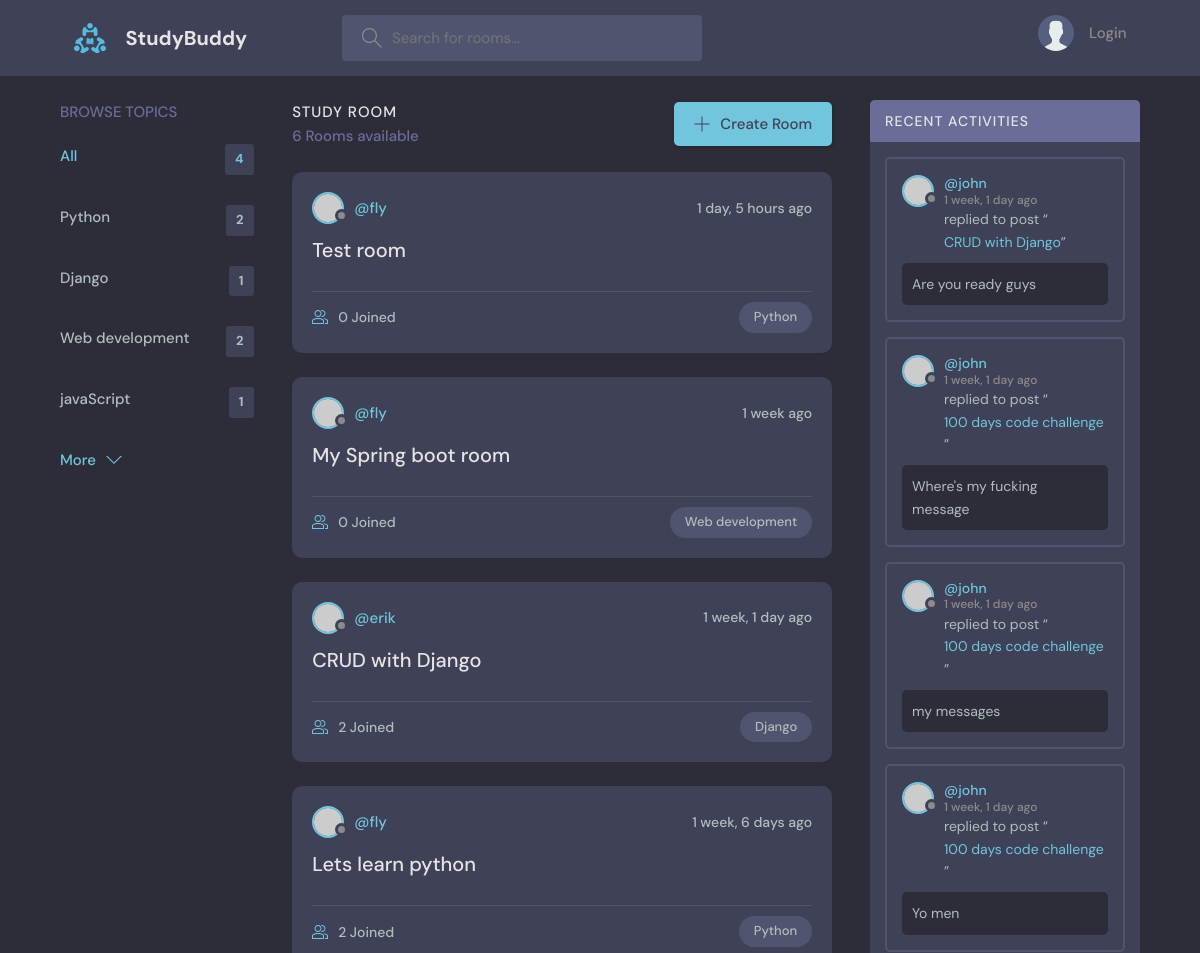
The app's page / (upper part), older data.
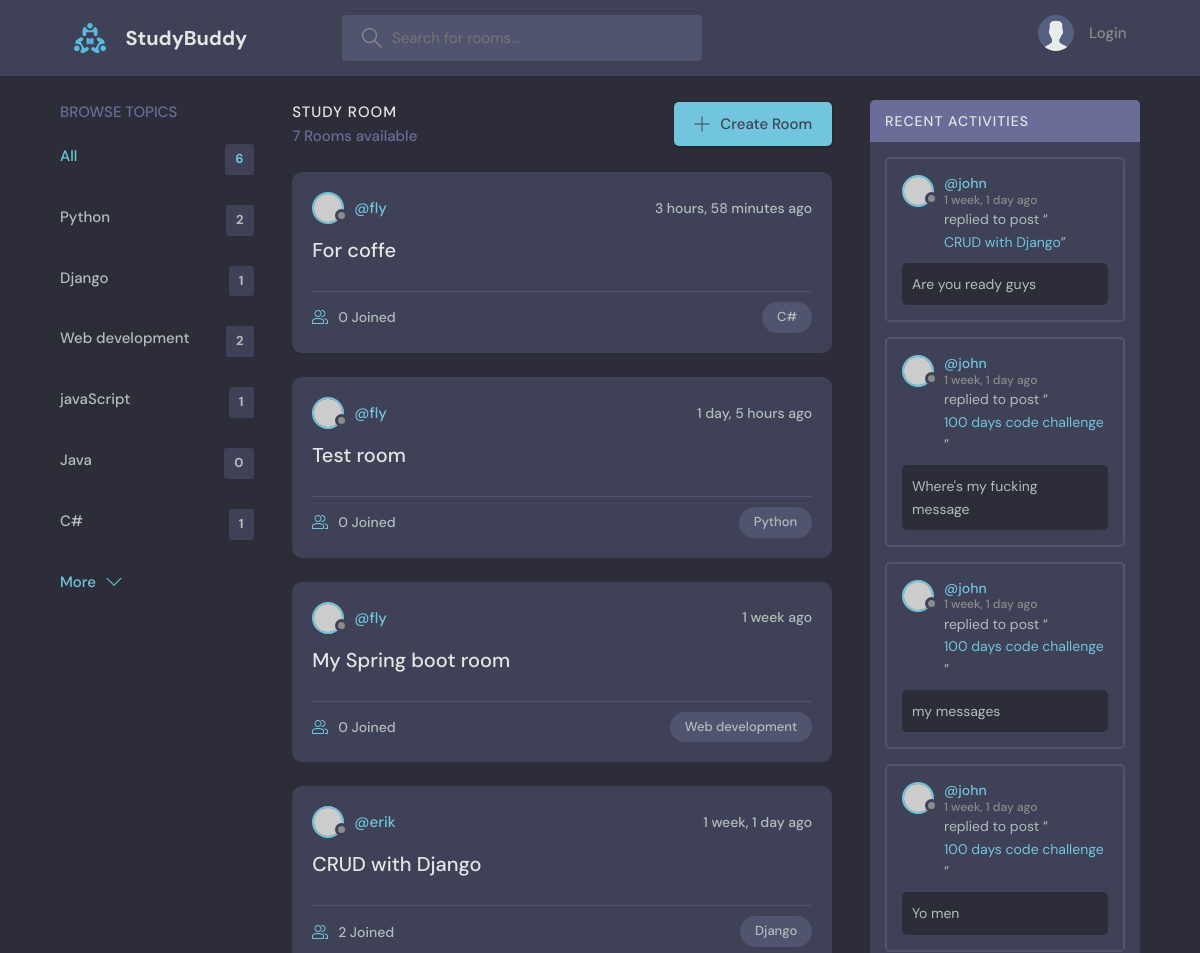
The same page, newer data.
### base/models.py (models this page shows, shortened)
class Topic(models.Model):
    name = models.CharField(max_length=200)
    updated = models.DateTimeField(auto_now=True)
    created = models.DateTimeField(auto_now_add=True)

class Room(models.Model):
    name = models.CharField(max_length=200)
    description = models.TextField(null=True, blank=True)
    host = models.ForeignKey(User, on_delete=models.SET_NULL, null=True)
    topic = models.ForeignKey(Topic, on_delete=models.SET_NULL, null=True)
    participants = models.ManyToManyField(User, related_name="participants")
    updated = models.DateTimeField(auto_now=True)
    created = models.DateTimeField(auto_now_add=True)
    class Meta:
        ordering = ['-updated', '-created']
    def __str__(self) -> str:
        return str(self.name)

class Message(models.Model):
    user = models.ForeignKey(User, on_delete=models.CASCADE)
    room = models.ForeignKey(Room, on_delete=models.CASCADE)
    body = models.TextField()
    updated = models.DateTimeField(auto_now=True)
    created = models.DateTimeField(auto_now_add=True)
    class Meta:
        ordering = ['-created', '-updated']

### base/views.py (the view)
# urls.py: path("", views.home, name="home"),
def home(request):
    q = request.GET.get("q") if request.GET.get("q") else ""
    rooms = Room.objects.filter(
        Q(topic__name__icontains=q) | Q(name__icontains=q) | Q(description__icontains=q)
    )
    topics = Topic.objects.all()
    room_messages = Message.objects.filter(Q(room__topic__name__icontains=q))
    context = {"rooms": rooms, "topics": topics, "rooms_messages": room_messages}
    return render(request, "base/home.html", context)

### base/templates/base/home.html (shortened to what this page needs)
{% extends 'main.html' %}
{% block content %}
    <main class="layout layout--3">
        <div class="container">
           {% include 'base/topics_component.html' %}
            <div class="roomList">
                <div class="roomList__header">
                    <div>
                        <h2>Study Room</h2>
                        <p>{{ rooms.count }} Rooms available</p>
                    </div>
                    <a class="btn btn--main" href="{% url 'room-create' %}">
                        <svg version="1.1" xmlns="http://www.w3.org/2000/svg" width="32" height="32"
                             viewBox="0 0 32 32">
                            <title>add</title>
                            <path
                                    d="M16.943 0.943h-1.885v14.115h-14.115v1.885h14.115v14.115h1.885v-14.115h14.115v-1.885h-14.115v-14.115z"
                            ></path>
                        </svg>
                        Create Room
                    </a>
                </div>
                {% include 'base/feed_component.html' %}
            </div>
            {% include 'base/activity_component.html' %}
        </div>
    </main>
{% endblock %}

### base/templates/base/topics_component.html
<div class="topics">
    <div class="topics__header">
        <h2>Browse Topics</h2>
    </div>
    <ul class="topics__list">
        <li>
            <a href="{% url 'home' %}" class="active">All <span>{{ topics.count }}</span></a>
        </li>
        {% for topic in topics %}
            <li>
                <a href="{% url 'home' %}?q={{ topic.name }}">{{ topic.name }}
                    <span>{{ topic.room_set.all.count }}</span></a>
            </li>
        {% endfor %}
    </ul>
    <a class="btn btn--link" href="../../../theme/topics.html">
        More
        <svg version="1.1" xmlns="http://www.w3.org/2000/svg" width="32" height="32" viewBox="0 0 32 32">
            <title>chevron-down</title>
            <path d="M16 21l-13-13h-3l16 16 16-16h-3l-13 13z"></path>
        </svg>
    </a>
</div>

### base/templates/base/feed_component.html (shortened to what this page needs)
{% for room in rooms %}
    <div class="roomListRoom">
        <div class="roomListRoom__header">
            <a href="{% url 'user-profile' room.host.id %}" class="roomListRoom__author">
                <div class="avatar avatar--small">
                    <img src="https://randomuser.me/api/portraits/women/11.jpg"/>
                </div>
                <span>@{{ room.host.username }}</span>
            </a>
            <div class="roomListRoom__actions">
                <span>{{ room.created|timesince }} ago</span>
            </div>
        </div>
        <div class="roomListRoom__content">
            <a href="{% url 'room-detail' room.id %}">{{ room.name }}</a>
        </div>
        <div class="roomListRoom__meta">
            <a href="{% url 'room-detail' room.id %}" class="roomListRoom__joined">
                {{ room.participants.all.count }} Joined
            </a>
            <p class="roomListRoom__topic">{{ room.topic.name }}</p>
        </div>
    </div>
{% endfor %}

### base/templates/base/activity_component.html (shortened to what this page needs)
<div class="activities">
    <div class="activities__header">
        <h2>Recent Activities</h2>
    </div>
    {% for message in rooms_messages %}
        <div class="activities__box">
            <div class="activities__boxHeader roomListRoom__header">
                <a href="{% url 'user-profile' message.user.id %}" class="roomListRoom__author">
                    <div class="avatar avatar--small">
                        <img src="https://randomuser.me/api/portraits/women/11.jpg"/>
                    </div>
                    <p>
                        @{{ message.user }}
                        <span>{{ message.created|timesince }} ago</span>
                    </p>
                </a>
            </div>
            <div class="activities__boxContent">
                <p>replied to post “<a href="{% url 'room-detail' message.room.id %}">{{ message.room }}</a>”
                </p>
                <div class="activities__boxRoomContent">
                    {{ message.body }}
                </div>
            </div>
        </div>
    {% endfor %}
</div>

Row changes from the older to the newer data that the page shows:
no longer on this page (row unchanged): Room: host.username "fly", created "1 week, 6 days", name "Lets learn python", participants.all.count "2", topic.name "Python"
added Topic: name "Java", room_set.all.count "0"
added Topic: name "C#", room_set.all.count "1"
added Room: host.username "fly", created "3 hours, 58 minutes", name "For coffe", participants.all.count "0", topic.name "C#"
Text that changed along with them:
{{ topics.count }}: "4" → "6"
{{ rooms.count }}: "6" → "7"
